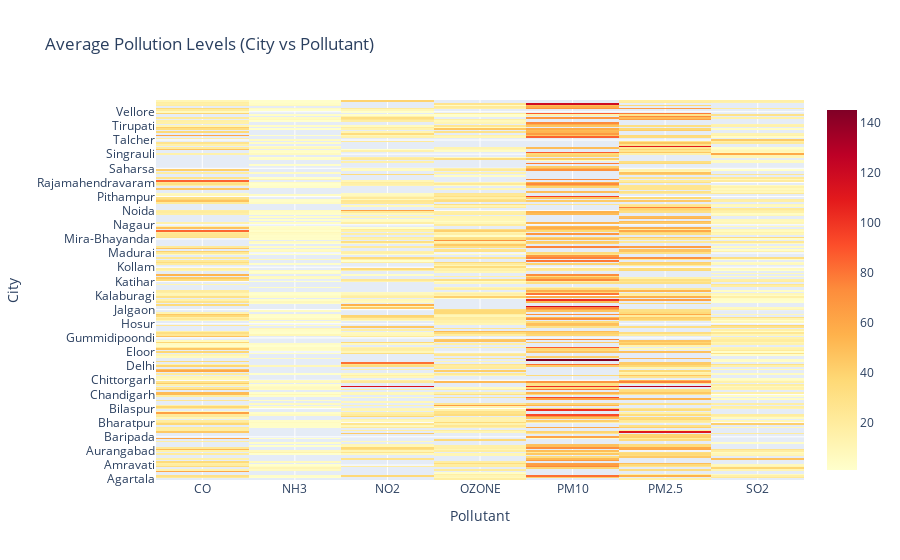

The notebook cell saved with this chart:
### Code cell
import plotly.graph_objects as go

heat_df = df.pivot_table(index='city', columns='pollutant_id', values='avg_value', aggfunc='mean')

fig = go.Figure(data=go.Heatmap(
        z=heat_df.values,
        x=heat_df.columns,
        y=heat_df.index,
        colorscale='YlOrRd'))

fig.update_layout(title='Average Pollution Levels (City vs Pollutant)', xaxis_title='Pollutant', yaxis_title='City')
fig.show()

### Figure 1 — Plotly figure (JSON) as saved in the notebook; plotly's stock layout.template omitted (floating-point values rounded to 4 significant figures; data arrays with more than 128 entries replaced by an {"elided": "..."} marker saying what was removed)
{"data": [{"colorscale": [[0, "rgb(255,255,204)"], [0.125, "rgb(255,237,160)"], [0.25, "rgb(254,217,118)"], [0.375, "rgb(254,178,76)"], [0.5, "rgb(253,141,60)"], [0.625, "rgb(252,78,42)"], [0.75, "rgb(227,26,28)"], [0.875, "rgb(189,0,38)"], [1, "rgb(128,0,38)"]], "type": "heatmap", "x": ["CO", "NH3", "NO2", "OZONE", "PM10", "PM2.5", "SO2"], "y": {"elided": "242 str values"}, "z": {"elided": "242x7 float values"}}], "layout": {"title": {"text": "Average Pollution Levels (City vs Pollutant)"}, "xaxis": {"title": {"text": "Pollutant"}}, "yaxis": {"title": {"text": "City"}}}}
